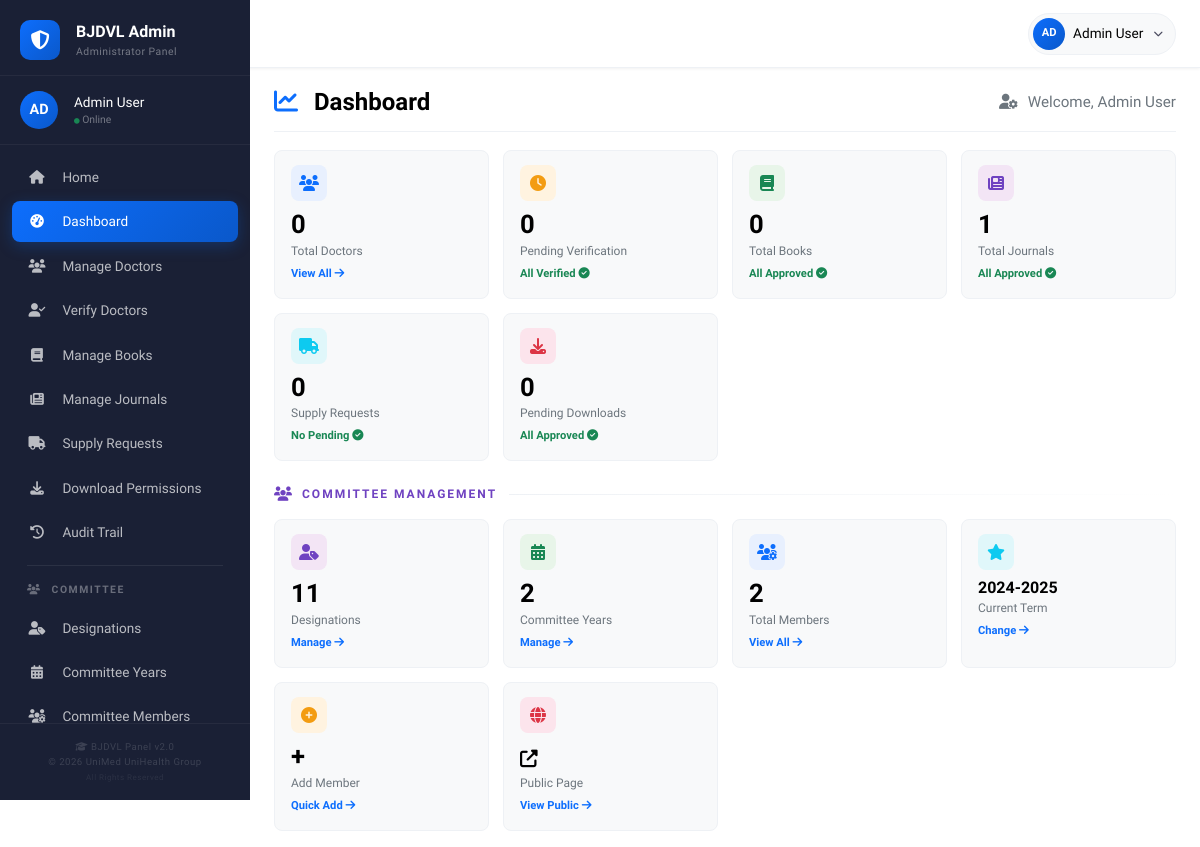
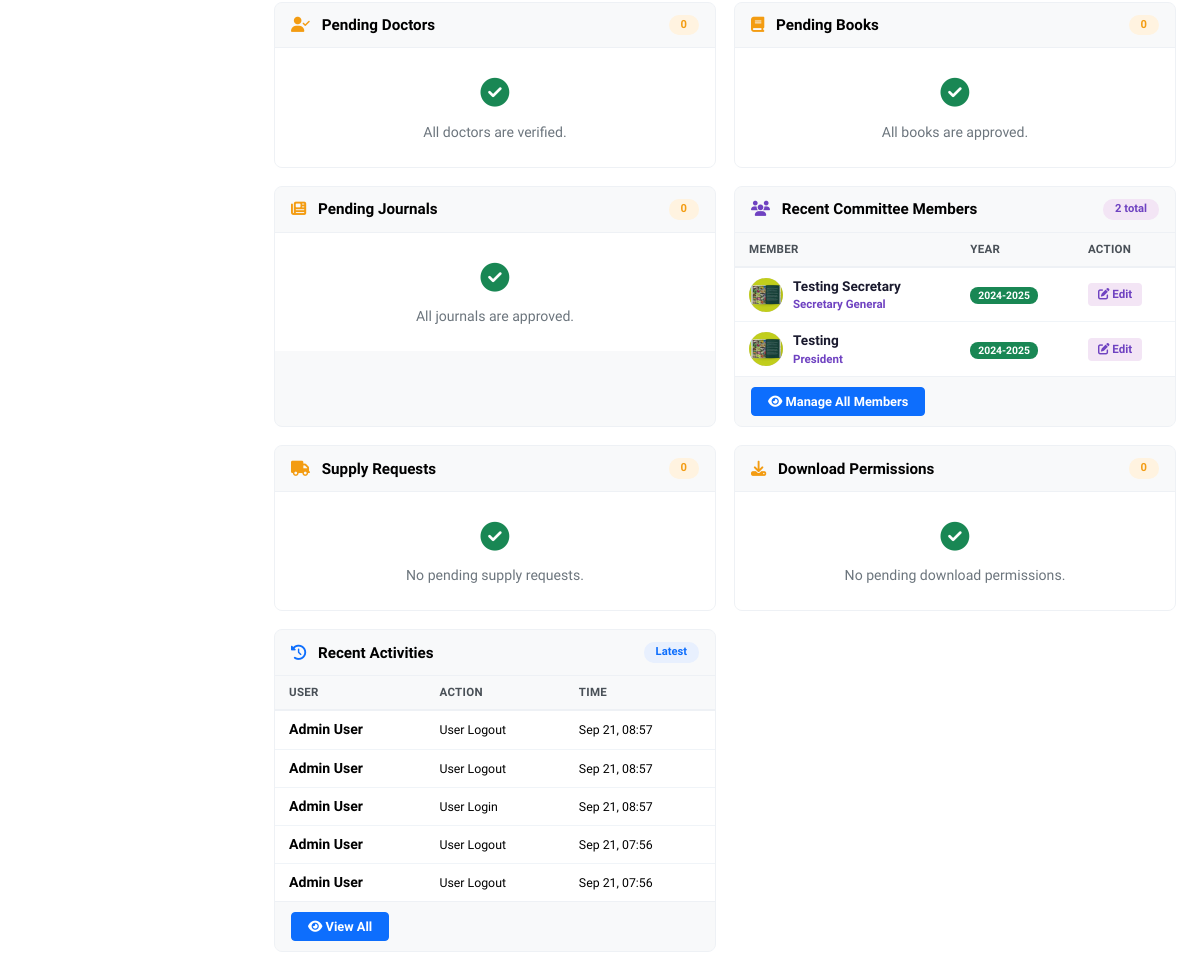
The page /admin/dashboard (signed in) on the database its author committed (2 pictures, top to bottom).
### tables this page shows
CREATE TABLE `committee_members` (
  `id` int(11) NOT NULL,
  `year_id` int(11) NOT NULL,
  `designation_id` int(11) NOT NULL,
  `name` varchar(150) NOT NULL,
  `photo` varchar(255) DEFAULT NULL,
  `affiliation` varchar(255) DEFAULT NULL,
  `bio` text DEFAULT NULL,
  `email` varchar(150) DEFAULT NULL,
  `phone` varchar(50) DEFAULT NULL,
  `display_order` int(11) DEFAULT 0,
  `status` tinyint(1) DEFAULT 1,
  `created_at` timestamp NOT NULL DEFAULT current_timestamp(),
  `updated_at` timestamp NULL DEFAULT NULL ON UPDATE current_timestamp()
);

CREATE TABLE `designations` (
  `id` int(11) NOT NULL,
  `name` varchar(100) NOT NULL,
  `description` varchar(255) DEFAULT NULL,
  `sort_order` int(11) DEFAULT 0,
  `status` tinyint(1) DEFAULT 1,
  `created_at` timestamp NOT NULL DEFAULT current_timestamp()
);

CREATE TABLE `committee_years` (
  `id` int(11) NOT NULL,
  `year_label` varchar(50) NOT NULL,
  `start_date` date DEFAULT NULL,
  `end_date` date DEFAULT NULL,
  `is_current` tinyint(1) DEFAULT 0,
  `status` tinyint(1) DEFAULT 1,
  `created_at` timestamp NOT NULL DEFAULT current_timestamp()
);

CREATE TABLE `audit_trail` (
  `id` int(11) NOT NULL,
  `user_id` int(11) DEFAULT NULL,
  `user_type` enum('admin','editor','doctor') DEFAULT NULL,
  `action` varchar(100) NOT NULL,
  `details` text DEFAULT NULL,
  `ip_address` varchar(45) DEFAULT NULL,
  `user_agent` text DEFAULT NULL,
  `created_at` timestamp NOT NULL DEFAULT current_timestamp()
);

### admin/dashboard.php (the view, shortened to what the rows shown need)
<?php
$db = Database::getInstance()->getConnection();
$recentCommitteeMembers = $db->query("
    SELECT m.id, m.name, m.photo, m.affiliation, m.created_at,
           d.name as designation_name,
           y.year_label
    FROM committee_members m
    JOIN designations d ON m.designation_id = d.id
    JOIN committee_years y ON m.year_id = y.id
    WHERE m.status = 1
    ORDER BY m.created_at DESC
    LIMIT 5
");
?>
<!DOCTYPE html>
<html lang="en">
<head>
    <link href="https://cdn.jsdelivr.net/npm/bootstrap@5.3.0/dist/css/bootstrap.min.css" rel="stylesheet">
    <link rel="stylesheet" href="https://cdnjs.cloudflare.com/ajax/libs/font-awesome/6.4.0/css/all.min.css">
</head>
<body>
    <?php include __DIR__ . '/../includes/admin_nav.php'; ?>
    <div class="container-fluid">
        <div class="row">
            <main class="main-content">
                <div class="page-header">
                    <h1>
                        <i class="fas fa-chart-line"></i> Dashboard
                    </h1>
                </div>
                <div class="tables-grid">
                    <div class="table-card">
                        <div class="table-body">
                            <?php if ($recentCommitteeMembers->num_rows > 0): ?>
                            <table>
                                <thead>
                                    <tr>
                                        <th>Member</th>
                                        <th>Year</th>
                                        <th>Action</th>
                                    </tr>
                                </thead>
                                <tbody>
                                    <?php while ($cm = $recentCommitteeMembers->fetch_assoc()): ?>
                                    <tr>
                                        <td>
                                            <div class="committee-member-cell">
                                                <div class="committee-avatar">
                                                    <?php if (!empty($cm['photo']) && file_exists(__DIR__ . '/../uploads/committee/' . $cm['photo'])): ?>
                                                        <img src="/uploads/committee/<?php echo htmlspecialchars($cm['photo']); ?>"
                                                             alt="<?php echo htmlspecialchars($cm['name']); ?>">
                                                    <?php else: ?>
                                                        <?php echo strtoupper(substr($cm['name'], 0, 1)); ?>
                                                    <?php endif; ?>
                                                </div>
                                                <div class="details">
                                                    <div class="name"><?php echo htmlspecialchars($cm['name']); ?></div>
                                                    <div class="desig"><?php echo htmlspecialchars($cm['designation_name']); ?></div>
                                                </div>
                                            </div>
                                        </td>
                                        <td><span class="badge-year-mini"><?php echo htmlspecialchars($cm['year_label']); ?></span></td>
                                        <td>
                                            <a href="/admin/edit_committee_member.php?id=<?php echo $cm['id']; ?>"
                                               class="action-link purple">
                                                <i class="fas fa-edit"></i> Edit
                                            </a>
                                        </td>
                                    </tr>
                                    <?php endwhile; ?>
                                </tbody>
                            </table>
                            <?php endif; ?>
                        </div>
                    </div>
                    <div class="table-card">
                        <div class="table-body">
                            <?php
                            $activities = $db->query("
                                SELECT action, user_type, created_at,
                                       COALESCE(
                                           (SELECT name FROM users WHERE id = audit_trail.user_id),
                                           'System'
                                       ) as user_name
                                FROM audit_trail
                                ORDER BY created_at DESC LIMIT 5
                            ");
                            ?>
                            <?php if ($activities->num_rows > 0): ?>
                            <table>
                                <thead><tr><th>User</th><th>Action</th><th>Time</th></tr></thead>
                                <tbody>
                                    <?php while ($activity = $activities->fetch_assoc()): ?>
                                    <tr>
                                        <td><strong><?php echo htmlspecialchars($activity['user_name']); ?></strong></td>
                                        <td><small><?php echo htmlspecialchars($activity['action']); ?></small></td>
                                        <td><small><?php echo date('M d, H:i', strtotime($activity['created_at'])); ?></small></td>
                                    </tr>
                                    <?php endwhile; ?>
                                </tbody>
                            </table>
                            <?php endif; ?>
                        </div>
                    </div>
                </div>
            </main>
        </div>
    </div>
</body>
</html>

### rows shown on the page
committee_members: photo (picture), name "Testing Secretary", designation.name "Secretary General", year.year_label "2024-2025"
committee_members: photo (picture), name "Testing", designation.name "President", year.year_label "2024-2025"
audit_trail: user_name "Admin User", action "User Logout", created_at "Sep 21, 08:57"
audit_trail: user_name "Admin User", action "User Logout", created_at "Sep 21, 08:57"
audit_trail: user_name "Admin User", action "User Login", created_at "Sep 21, 08:57"
audit_trail: user_name "Admin User", action "User Logout", created_at "Sep 21, 07:56"
audit_trail: user_name "Admin User", action "User Logout", created_at "Sep 21, 07:56"

### other values the page prints
substr($_SESSION['user_name'] ?? 'A', 0, 2) "AD"
$_SESSION['user_name'] "Admin User"
$stats['total_doctors'] "0"
$stats['pending_doctors'] "0"
$stats['total_books'] "0"
$stats['total_journals'] "1"
$stats['total_requests'] "0"
$stats['pending_downloads'] "0"
$committeeStats['total_designations'] "11"
$committeeStats['total_years'] "2"
$committeeStats['total_members'] "2"
$committeeStats['current_year'] "2024-2025"
$stats['pending_books'] "0"
$stats['pending_journals'] "0"
$stats['pending_requests'] "0"
